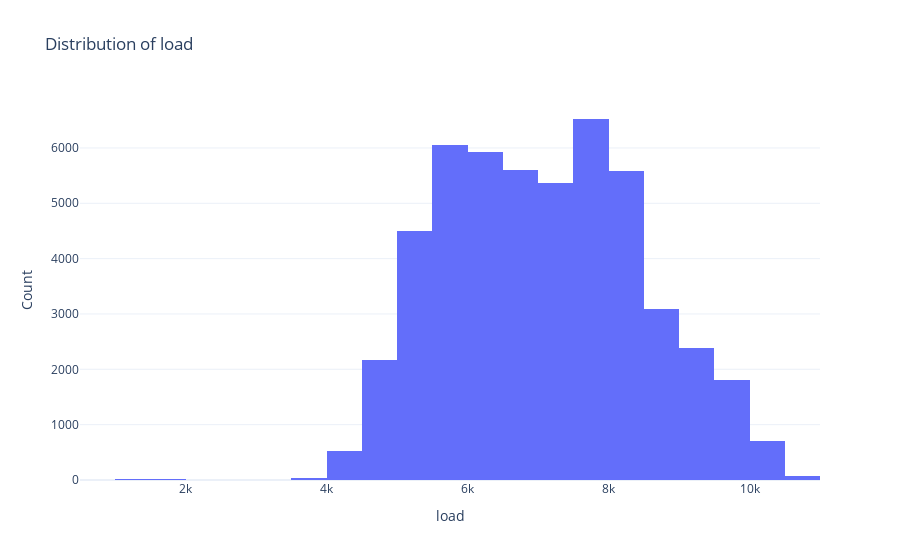

Here is the notebook cell this chart was saved with:
### Code cell
# regular histogram
distribution_stats = describe_distribution(df['load'])
distribution_histogram = plot_distribution_histogram(df['load'])

print(distribution_stats)
distribution_histogram.show()

### Figure 1 — Plotly figure (JSON) as saved in the notebook; plotly's stock layout.template omitted (floating-point values rounded to 4 significant figures; data arrays with more than 128 entries replaced by an {"elided": "..."} marker saying what was removed)
{"data": [{"nbinsx": 50, "type": "histogram", "x": {"elided": "50400 float values"}}], "layout": {"title": {"text": "Distribution of load"}, "xaxis": {"title": {"text": "load"}}, "yaxis": {"title": {"text": "Count"}}}}
